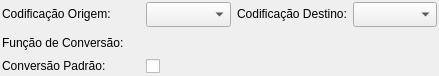
<?xml version="1.0" encoding="UTF-8"?>
<ui version="4.0">
 <class>ConversaoCodificacaoWidget</class>
 <widget class="QWidget" name="ConversaoCodificacaoWidget">
  <property name="geometry">
   <rect>
    <x>0</x>
    <y>0</y>
    <width>439</width>
    <height>74</height>
   </rect>
  </property>
  <property name="minimumSize">
   <size>
    <width>0</width>
    <height>0</height>
   </size>
  </property>
  <property name="windowTitle">
   <string>Form</string>
  </property>
  <layout class="QGridLayout" name="convcod_grid">
   <property name="margin">
    <number>2</number>
   </property>
   <property name="spacing">
    <number>6</number>
   </property>
   <item row="0" column="0">
    <widget class="QLabel" name="cod_orig_lbl">
     <property name="sizePolicy">
      <sizepolicy hsizetype="Fixed" vsizetype="Fixed">
       <horstretch>0</horstretch>
       <verstretch>0</verstretch>
      </sizepolicy>
     </property>
     <property name="minimumSize">
      <size>
       <width>107</width>
       <height>0</height>
      </size>
     </property>
     <property name="maximumSize">
      <size>
       <width>16777215</width>
       <height>16777215</height>
      </size>
     </property>
     <property name="text">
      <string>Codificação Origem:</string>
     </property>
    </widget>
   </item>
   <item row="0" column="1">
    <widget class="QComboBox" name="cod_orig_cmb">
     <property name="enabled">
      <bool>true</bool>
     </property>
     <property name="minimumSize">
      <size>
       <width>0</width>
       <height>25</height>
      </size>
     </property>
    </widget>
   </item>
   <item row="0" column="2">
    <widget class="QLabel" name="cod_dest_lbl">
     <property name="sizePolicy">
      <sizepolicy hsizetype="Fixed" vsizetype="Fixed">
       <horstretch>0</horstretch>
       <verstretch>0</verstretch>
      </sizepolicy>
     </property>
     <property name="minimumSize">
      <size>
       <width>107</width>
       <height>0</height>
      </size>
     </property>
     <property name="maximumSize">
      <size>
       <width>16777215</width>
       <height>16777215</height>
      </size>
     </property>
     <property name="text">
      <string>Codificação Destino:</string>
     </property>
    </widget>
   </item>
   <item row="0" column="3">
    <widget class="QComboBox" name="cod_dest_cmb">
     <property name="enabled">
      <bool>true</bool>
     </property>
     <property name="minimumSize">
      <size>
       <width>0</width>
       <height>25</height>
      </size>
     </property>
    </widget>
   </item>
   <item row="1" column="0">
    <widget class="QLabel" name="funcconv_lbl">
     <property name="sizePolicy">
      <sizepolicy hsizetype="Fixed" vsizetype="Fixed">
       <horstretch>0</horstretch>
       <verstretch>0</verstretch>
      </sizepolicy>
     </property>
     <property name="minimumSize">
      <size>
       <width>138</width>
       <height>0</height>
      </size>
     </property>
     <property name="maximumSize">
      <size>
       <width>121</width>
       <height>16777215</height>
      </size>
     </property>
     <property name="text">
      <string>Função de Conversão:</string>
     </property>
    </widget>
   </item>
   <item row="1" column="1" colspan="3">
    <spacer name="horizontalSpacer">
     <property name="orientation">
      <enum>Qt::Horizontal</enum>
     </property>
     <property name="sizeHint" stdset="0">
      <size>
       <width>273</width>
       <height>20</height>
      </size>
     </property>
    </spacer>
   </item>
   <item row="2" column="0">
    <widget class="QLabel" name="convpadrao_lbl">
     <property name="sizePolicy">
      <sizepolicy hsizetype="Fixed" vsizetype="Fixed">
       <horstretch>0</horstretch>
       <verstretch>0</verstretch>
      </sizepolicy>
     </property>
     <property name="minimumSize">
      <size>
       <width>50</width>
       <height>0</height>
      </size>
     </property>
     <property name="maximumSize">
      <size>
       <width>16777215</width>
       <height>16777215</height>
      </size>
     </property>
     <property name="text">
      <string>Conversão Padrão:</string>
     </property>
    </widget>
   </item>
   <item row="2" column="1">
    <widget class="QCheckBox" name="conv_padrao_chk">
     <property name="text">
      <string/>
     </property>
    </widget>
   </item>
  </layout>
 </widget>
 <resources/>
 <connections/>
</ui>
